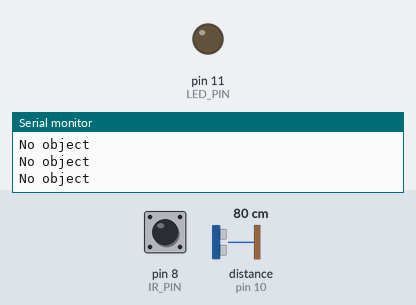
This sketch was run on a simulated Arduino Uno, built with avr-gcc and run on an emulated ATmega328P. Shown: output pins drawn as LEDs (lit = HIGH), the last lines printed to the serial monitor. Wiring (inferred from the names in the program): ultrasonic range finder: trigger pin 9; echo pin 10. Dashed ring = blinking. The test bench sets the inputs (shaded band); at power-on: distance to the obstacle (sensor on pin 10) 80 cm, pin 8 (IR_PIN) HIGH. The echo pulse lasts 58.3 µs per cm; pins used as bus, display or sensor lines are not drawn.

Above: at 1.2 s.
1.3 s: distance to the obstacle (sensor on pin 10) set to 26 cm
2.8 s: distance to the obstacle (sensor on pin 10) set to 21 cm
At 3.3 s:
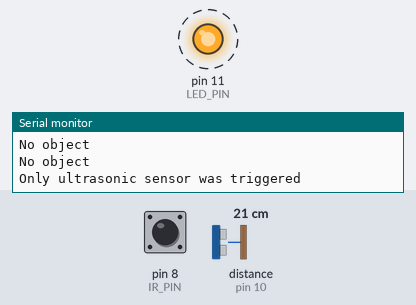
5.8 s: pin 8 (IR_PIN) driven LOW
At 7.3 s:
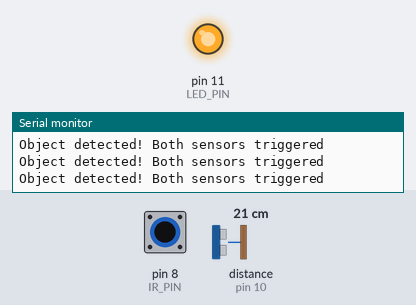
8.1 s: pin 8 (IR_PIN) driven HIGH
At 11.0 s:
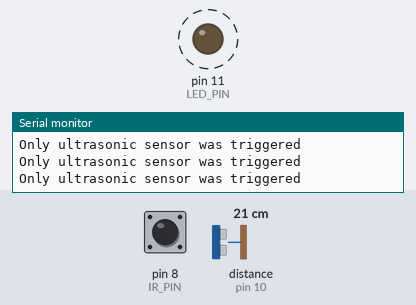
11.1 s: distance to the obstacle (sensor on pin 10) set to 35 cm
At 12.2 s:
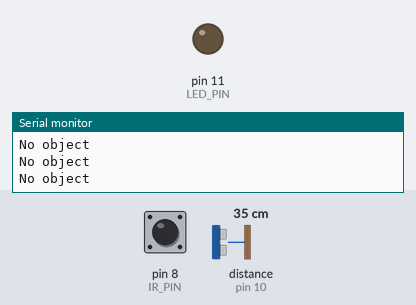
12.6 s: pin 8 (IR_PIN) pulsed LOW 5 times (0.12 s each, 0.3 s apart)
At 13.0 s:
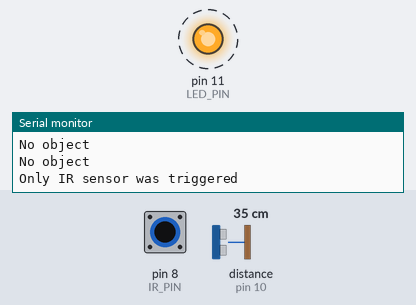
Timing chart, 0 to 15.9 s (numbered marks = the images above; inputs shaded):
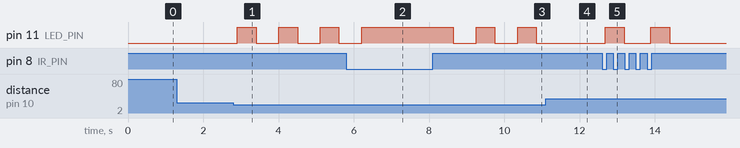

Measured:
- the behaviour switches between 25 and 24 cm on distance to the obstacle (sensor on pin 10) (found by bisection; images 0 and 1)
- after the input at 2.8 s, pin 11 (LED_PIN): alternates HIGH for 0.50 s and LOW for 0.60 s, starting after 0.10 s
- after the input at 5.8 s, pin 11 (LED_PIN): goes on until 6.2 s, then stays HIGH
- after the input at 8.1 s, pin 11 (LED_PIN): alternates HIGH for 0.50 s and LOW for 0.60 s, starting after 0.55 s
- after the input at 11.1 s, pin 11 (LED_PIN): stays LOW (without the input it goes to HIGH after 0.35 s)
- after the input at 12.6 s, pin 11 (LED_PIN): alternates HIGH for 0.50 s and LOW for 0.71 s, 4 changes in all, then stays LOW, starting after 0.09 s

The sketch:

TwoSensors.ino
```cpp
/*
Use both IR and ultrasonic sensor together.
LED turns ON only when BOTH sensors detect something at the same time —
IR detects an object AND ultrasonic reads less than 25cm.
If only one sensor triggers, LED blinks slowly.
Print which sensor(s) triggered on Serial Monitor.
*/

const int IR_PIN = 8;   // Digital OUT pin of IR sensor module
const int TRIG_PIN = 9;
const int ECHO_PIN = 10;
const int LED_PIN = 11;

void setup() {
  Serial.begin(9600);

  pinMode(IR_PIN, INPUT);
  pinMode(TRIG_PIN, OUTPUT);
  pinMode(ECHO_PIN, INPUT);
  pinMode(LED_PIN, OUTPUT);
}

float getDistance() {
  digitalWrite(TRIG_PIN, LOW);
  delayMicroseconds(2);

  digitalWrite(TRIG_PIN, HIGH);
  delayMicroseconds(10);

  digitalWrite(TRIG_PIN, LOW);

  long duration = pulseIn(ECHO_PIN, HIGH);

  return duration * 0.0343 / 2.0;
}

void loop() {
  int detectedIR = digitalRead(IR_PIN);
  float theDist = getDistance();

  if (detectedIR == LOW && theDist < 25.0) {
    Serial.println("Object detected! Both sensors triggered");
    digitalWrite(LED_PIN, HIGH);
  }
  else if (theDist >= 25.0 && detectedIR == LOW) {
    Serial.println("Only IR sensor was triggered");
    digitalWrite(LED_PIN, HIGH);
    delay(500);
    digitalWrite(LED_PIN, LOW);
    delay(500);
  }
  else if (theDist < 25.0 && detectedIR == HIGH) {
    Serial.println("Only ultrasonic sensor was triggered");
    digitalWrite(LED_PIN, HIGH);
    delay(500);
    digitalWrite(LED_PIN, LOW);
    delay(500);  }
  else {
    Serial.println("No object");
    digitalWrite(LED_PIN, LOW);
  }

  delay(100);
}
```
